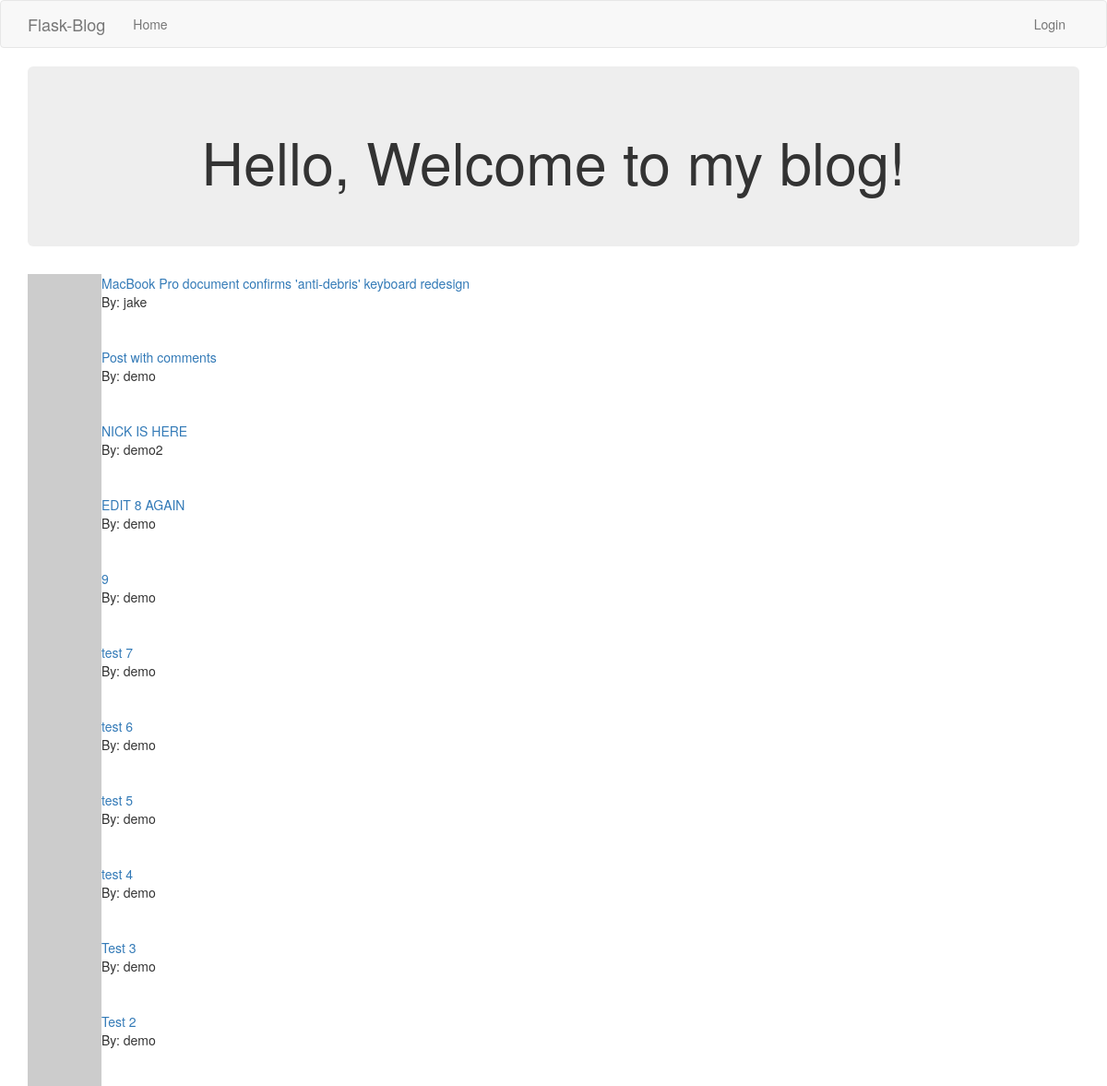
/index, run on the app's committed database.
### app/models.py (models this page shows, shortened)
class Post(db.Model):  # Table to hold the blog posts written by users
    id = db.Column(db.Integer, primary_key=True)
    title = db.Column(db.String(140))
    subtitle = db.Column(db.String(140))
    body = db.Column(db.String(1500))
    timestamp = db.Column(db.DateTime, index=True, default=datetime.utcnow)
    user_id = db.Column(db.Integer, db.ForeignKey('user.id'))

class User(UserMixin, db.Model):  # Table to hold the user data
    id = db.Column(db.Integer, primary_key=True)
    username = db.Column(db.String(64), index=True, unique=True)
    email = db.Column(db.String(120), index=True, unique=True)
    password_hash = db.Column(db.String(128))
    posts = db.relationship('Post', backref='author', lazy='dynamic')
    about_me = db.Column(db.String(140))
    last_seen = db.Column(db.DateTime, default=datetime.utcnow)
    def avatar(self, size):
        digest = md5(self.email.lower().encode('utf-8')).hexdigest()
        return 'https://www.gravatar.com/avatar/{}?d=identicon&s={}'.format(digest, size)

### app/routes.py (the view)
@app.route('/')
@app.route('/index')
def index():
    posts = Post.query.order_by(Post.timestamp.desc()).limit(15).all()
    return render_template('index.html', title='Home Page', posts=posts)

### app/routes.py (called while the page is built)
@app.before_request  # Function is executed before the view function
def before_request():
    if current_user.is_authenticated:
        current_user.last_seen = datetime.utcnow()  # update the last_seen variable
        db.session.commit()

### app/templates/index.html
{% extends "base.html" %}
{% block app_content %}
<div class="jumbotron text-center">
    <h1 class="display-4">
    {% if current_user.is_anonymous %}
    Hello, Welcome to my blog!
    {% else %}
    Hello {{ current_user.username }}, Welcome back to my blog!
    {% endif %}
</h1>
</div>
{% for post in posts %}
{% include "_post.html" %}
{% endfor %}
{% endblock %}

### app/templates/_post.html (shortened to what this page needs)
<table>
    <tr valign="top">
        <td><img src="{{ post.author.avatar(64) }}"></td>
        <td>
            <a href="{{ url_for('post', post_id=post.id) }}">{{ post.title }}</a><br>
            By: {{ post.author.username }} <br>
        </td>
    </tr>
</table>

### data on the page
Post: title "MacBook Pro document confirms 'anti-debris' keyboard redesign", author.username "jake"
Post: title "Post with comments", author.username "demo"
Post: title "NICK IS HERE", author.username "demo2"
Post: title "EDIT 8 AGAIN", author.username "demo"
Post: title "9", author.username "demo"
Post: title "test 7", author.username "demo"
Post: title "test 6", author.username "demo"
Post: title "test 5", author.username "demo"
Post: title "test 4", author.username "demo"
Post: title "Test 3", author.username "demo"
Post: title "Test 2", author.username "demo"
